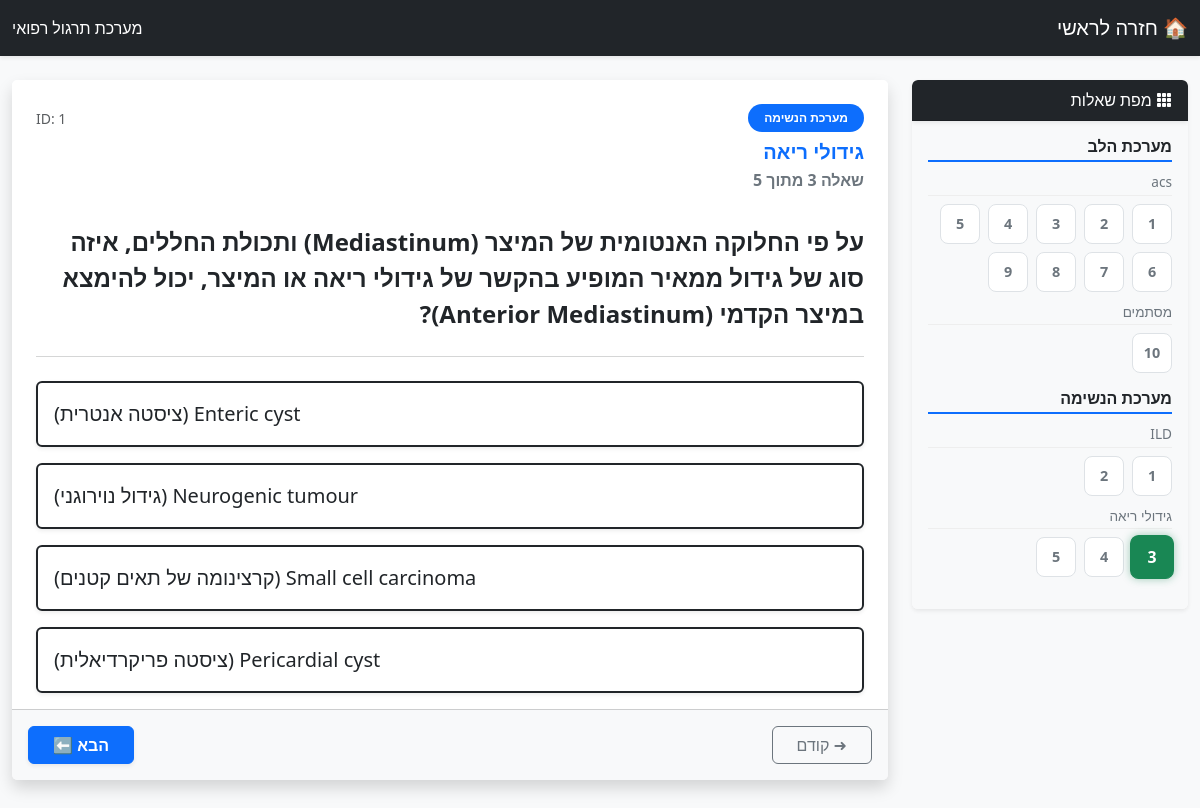
Screenshot of /question/1 with the database file from the repository.
### tables this page shows
CREATE TABLE Questions (
                id INTEGER PRIMARY KEY AUTOINCREMENT,
                question_text TEXT NOT NULL,
                correct_answer TEXT NOT NULL,
                distractor_1 TEXT,
                distractor_2 TEXT,
                distractor_3 TEXT,
                explanation TEXT,
                topic TEXT,
                sub_topic TEXT  
            );

### app.py (the view)
@app.route('/question/<int:question_id>')
def get_question(question_id):
    conn = get_db_connection()
    question = conn.execute('SELECT * FROM Questions WHERE id = ?', (question_id,)).fetchone()
    if question is None:
        conn.close()
        return "השאלה לא נמצאה.", 404
    current_topic = question['topic']
    topic_questions = conn.execute(
        'SELECT id FROM Questions WHERE topic = ? ORDER BY sub_topic, id',
        (current_topic,)
    ).fetchall()
    topic_ids = [q['id'] for q in topic_questions]
    try:
        current_index = topic_ids.index(question_id)
        current_q_in_category = current_index + 1 # המספר שיוצג (למשל 11)
        total_q_in_category = len(topic_ids)
        next_q_id = topic_ids[current_index + 1] if current_index + 1 < total_q_in_category else None
        prev_q_id = topic_ids[current_index - 1] if current_index > 0 else None
    except ValueError:
        current_q_in_category = 1
        total_q_in_category = 1
        next_q_id = None
        prev_q_id = None
    all_q_ids = [q['id'] for q in conn.execute('SELECT id FROM Questions ORDER BY id').fetchall()]
    conn.close()
    options = [question['correct_answer'], question['distractor_1'], question['distractor_2'], question['distractor_3']]
    options = [o for o in options if o and o.strip()]
    random.shuffle(options)
    return render_template('question.html',
                           question=question,
                           options=options,
                           next_id=next_q_id,
                           prev_id=prev_q_id,
                           all_q_ids=all_q_ids,
                           navigation_data=get_navigation_data(),
                           current_q_in_category=current_q_in_category,
                           total_q_in_category=total_q_in_category)

### app.py (called while the page is built)
def get_db_connection():
    conn = sqlite3.connect(DB_FILE)
    conn.row_factory = sqlite3.Row
    return conn

### templates/question.html (shortened to what this page needs)
<!DOCTYPE html>
<html lang="he" dir="rtl">
<head>
    <link rel="stylesheet" href="https://cdn.jsdelivr.net/npm/bootstrap@5.3.0/dist/css/bootstrap.rtl.min.css">
    <link rel="stylesheet" href="https://cdn.jsdelivr.net/npm/bootstrap-icons@1.10.0/font/bootstrap-icons.css">
</head>
<body>
<nav class="navbar navbar-dark bg-dark mb-4 shadow-sm">
    <div class="container-fluid">
        <a class="navbar-brand" href="{{ url_for('index') }}">🏠 חזרה לראשי</a>
        <span class="navbar-text text-white">
            מערכת תרגול רפואי
        </span>
    </div>
</nav>
<div class="container-fluid pb-5">
    <div class="row">
        <main class="col-12 col-md-8 col-lg-9 order-1 order-md-2 mb-4">
            <div class="card shadow border-0">
                <div class="card-header bg-white pt-4 px-4 border-bottom-0">
                    <div class="d-flex justify-content-between align-items-center mb-2">
                        <span class="badge bg-primary rounded-pill px-3 py-2">{{ question['topic'] }}</span>
                        <span class="text-muted small">ID: {{ question['id'] }}</span>
                    </div>
                    <h5 class="text-primary mb-1 fw-bold">
                        {{ question['sub_topic'] }}
                    </h5>
                    <div class="text-secondary fw-bold">
                        שאלה {{ current_q_in_category }} מתוך {{ total_q_in_category }}
                    </div>
                </div>
                <div class="card-body px-4 py-3">
                    <h4 class="card-title mb-4 lh-base text-dark fw-bold mt-2">
                        {{ question['question_text'] }}
                    </h4>
                    <hr class="my-4 text-muted opacity-25">
                    <form id="quiz-form">
                        <div class="d-grid gap-3">
                            {% for option in options %}
                            <button type="button"
                                    class="btn btn-outline-dark text-end p-3 answer-btn fs-5 shadow-sm border-2"
                                    style="white-space: normal;"
                                    onclick="submitAnswer(this, '{{ option }}')">
                                {{ option }}
                            </button>
                            {% endfor %}
                        </div>
                    </form>
                </div>
                <div class="card-footer bg-light p-3 d-flex justify-content-between align-items-center">
                    {% if prev_id %}
                        <a href="{{ url_for('get_question', question_id=prev_id) }}" class="btn btn-outline-secondary px-4">➜ קודם</a>
                    {% else %}
                        <button class="btn btn-outline-secondary px-4 disabled">➜ קודם</button>
                    {% endif %}
                    {% if next_id %}
                        <a href="{{ url_for('get_question', question_id=next_id) }}" class="btn btn-primary px-4 fw-bold shadow-sm">הבא ⬅</a>
                    {% else %}
                        <a href="{{ url_for('index') }}" class="btn btn-success px-4 fw-bold shadow-sm">סיום 🏁</a>
                    {% endif %}
                </div>
            </div>
        </main>
        <aside class="col-12 col-md-4 col-lg-3 order-2 order-md-1">
            <div class="collapse d-md-block" id="sidebarMenu">
                <div class="card shadow-sm border-0" style="max-height: 85vh; overflow-y: auto;">
                    <div class="card-header bg-dark text-white sticky-top shadow-sm">
                        <i class="bi bi-grid-3x3-gap-fill"></i> מפת שאלות
                    </div>
                    <div class="card-body bg-light p-3">
                        {% for topic, topic_data in navigation_data.items() %}
                            <div class="mb-3">
                                <h6 class="fw-bold text-dark border-bottom border-2 border-primary pb-1 mb-2">
                                    {{ topic }}
                                </h6>
                                {% for sub, questions in topic_data.sub_topics.items() %}
                                    <div class="mb-2">
                                        <div class="sub-topic-header">
                                            {{ sub }}
                                        </div>
                                        <div class="d-flex flex-wrap gap-2">
                                            {% for q_data in questions %}
                                                <a href="{{ url_for('get_question', question_id=q_data.id) }}"
                                                   class="nav-square
                                                   {% if q_data.id == question.id %}
                                                        nav-square-active
                                                   {% else %}
                                                        nav-square-default
                                                   {% endif %}"
                                                   title="{{ q_data.text }}"> {{ q_data.number }}
                                                </a>
                                            {% endfor %}
                                        </div>
                                    </div>
                                {% endfor %}
                            </div>
                        {% endfor %}
                    </div>
                </div>
            </div>
        </aside>
    </div>
</div>
</body>
</html>

### templates/question.html (style rules this page uses)
body { background-color: #f8f9fa; }
.answer-btn { transition: all 0.2s; }
.nav-square { width: 40px; height: 40px; display: flex; align-items: center; justify-content: center; font-weight: bold; font-size: 0.9rem; border-radius: 8px; transition: all 0.2s; text-decoration: none; }
.nav-square-default { background-color: #fff; border: 1px solid #dee2e6; color: #6c757d; }
.nav-square-active { background-color: #198754; border: 1px solid #198754; color: white !important; box-shadow: 0 0 8px rgba(25, 135, 84, 0.4); transform: scale(1.1); }
.sub-topic-header { font-size: 0.85rem; color: #6c757d; border-bottom: 1px solid #eee; margin-top: 10px; margin-bottom: 8px; padding-bottom: 2px; }

### rows the page displays
Questions: topic "מערכת הנשימה", id "1", sub_topic "גידולי ריאה", question_text "על פי החלוקה האנטומית של המיצר (Mediastinum) ותכולת החללים, איזה סוג של גידול ממאיר המופיע בהקשר של גידולי ריאה או המיצר, יכול להימצא במיצר הקדמי (Anterior Mediastinum)?", distractor_3 "Enteric cyst (ציסטה אנטרית)", distractor_1 "Neurogenic tumour (גידול נוירוגני)", correct_answer "Small cell carcinoma (קרצינומה של תאים קטנים)", distractor_2 "Pericardial cyst (ציסטה פריקרדיאלית)", number "3"
Questions: topic "מערכת הלב", sub_topic "acs", number "1"
Questions: number "2"
Questions: number "3"
Questions: number "4"
Questions: number "5"
Questions: number "6"
Questions: number "7"
Questions: number "8"
Questions: number "9"
Questions: sub_topic "מסתמים", number "10"
Questions: topic "מערכת הנשימה", sub_topic "ILD", number "1"
Questions: number "2"
Questions: number "4"
Questions: number "5"

### other values shown
{{ total_q_in_category }} "5"
